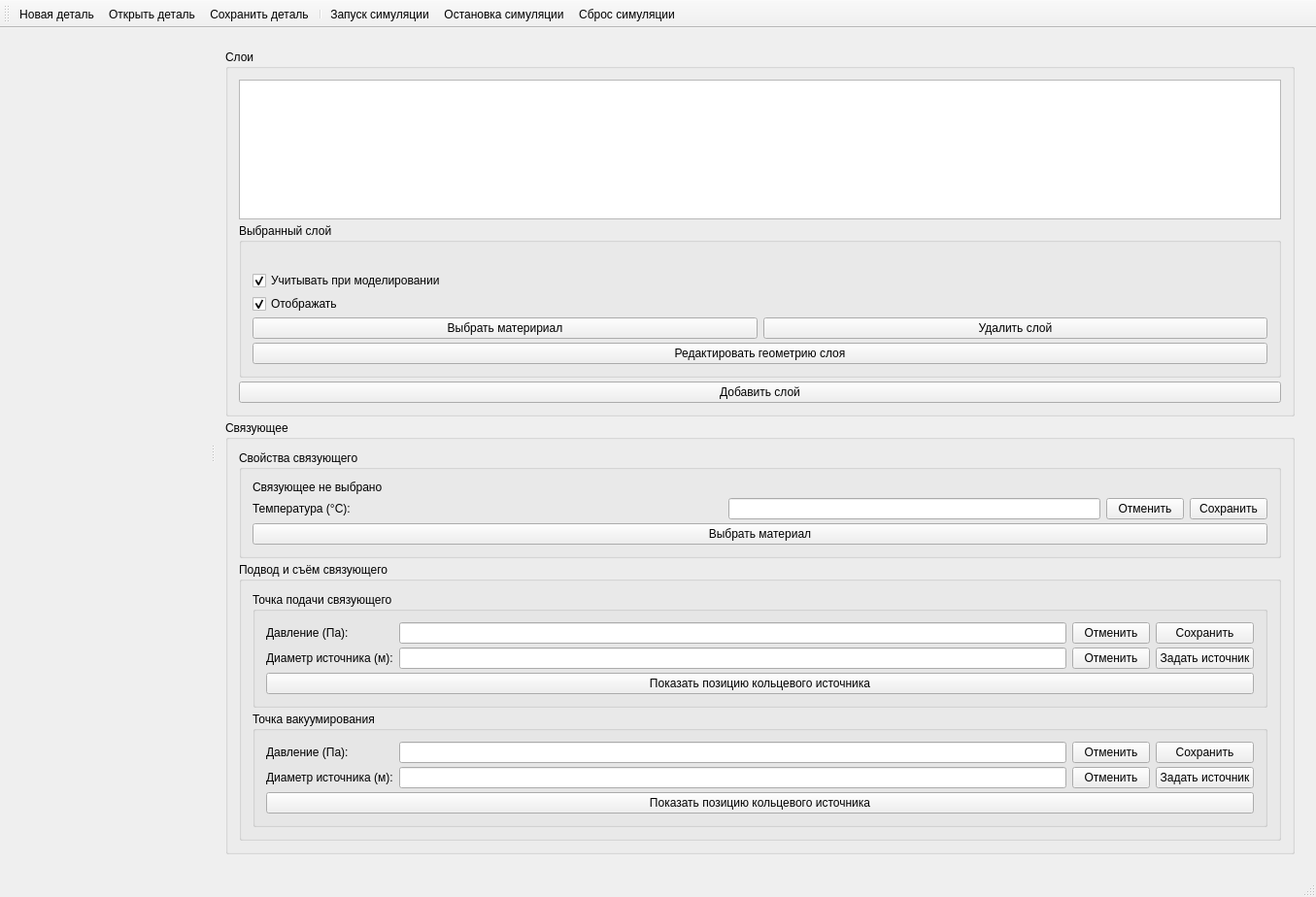
<?xml version="1.0" encoding="UTF-8"?>
<ui version="4.0">
 <class>VWindowMain</class>
 <widget class="QMainWindow" name="VWindowMain">
  <property name="geometry">
   <rect>
    <x>0</x>
    <y>0</y>
    <width>1355</width>
    <height>924</height>
   </rect>
  </property>
  <property name="windowTitle">
   <string>VARI</string>
  </property>
  <widget class="QWidget" name="centralWidget">
   <layout class="QVBoxLayout" name="verticalLayout">
    <item>
     <widget class="QSplitter" name="splitter">
      <property name="orientation">
       <enum>Qt::Horizontal</enum>
      </property>
      <widget class="QWidget" name="viewerWidget" native="true"/>
      <widget class="QWidget" name="controlWidget" native="true">
       <property name="sizePolicy">
        <sizepolicy hsizetype="Expanding" vsizetype="Preferred">
         <horstretch>0</horstretch>
         <verstretch>0</verstretch>
        </sizepolicy>
       </property>
       <property name="minimumSize">
        <size>
         <width>560</width>
         <height>0</height>
        </size>
       </property>
       <layout class="QVBoxLayout" name="verticalLayout_2">
        <property name="spacing">
         <number>4</number>
        </property>
        <item>
         <widget class="QGroupBox" name="layersBox">
          <property name="title">
           <string>Слои</string>
          </property>
          <layout class="QVBoxLayout" name="verticalLayout_5">
           <property name="spacing">
            <number>4</number>
           </property>
           <item>
            <widget class="QListWidget" name="layersListWidget">
             <property name="sizePolicy">
              <sizepolicy hsizetype="Expanding" vsizetype="Minimum">
               <horstretch>0</horstretch>
               <verstretch>0</verstretch>
              </sizepolicy>
             </property>
             <property name="minimumSize">
              <size>
               <width>0</width>
               <height>60</height>
              </size>
             </property>
             <property name="baseSize">
              <size>
               <width>0</width>
               <height>20</height>
              </size>
             </property>
             <property name="selectionBehavior">
              <enum>QAbstractItemView::SelectRows</enum>
             </property>
            </widget>
           </item>
           <item>
            <widget class="QGroupBox" name="layerParamBox">
             <property name="title">
              <string>Выбранный слой</string>
             </property>
             <layout class="QVBoxLayout" name="verticalLayout_4">
              <property name="spacing">
               <number>4</number>
              </property>
              <item>
               <widget class="QLabel" name="layerInfoLabel"/>
              </item>
              <item>
               <widget class="QCheckBox" name="layerEnableCheckBox">
                <property name="text">
                 <string>Учитывать при моделировании</string>
                </property>
                <property name="checked">
                 <bool>true</bool>
                </property>
               </widget>
              </item>
              <item>
               <widget class="QCheckBox" name="layerVisibleCheckBox">
                <property name="text">
                 <string>Отображать</string>
                </property>
                <property name="checked">
                 <bool>true</bool>
                </property>
               </widget>
              </item>
              <item>
               <layout class="QHBoxLayout" name="layerControlLayout">
                <item>
                 <widget class="QPushButton" name="selectMaterialClothButton">
                  <property name="text">
                   <string>Выбрать материриал</string>
                  </property>
                 </widget>
                </item>
                <item>
                 <widget class="QPushButton" name="layerRemoveButton">
                  <property name="text">
                   <string>Удалить слой</string>
                  </property>
                 </widget>
                </item>
               </layout>
              </item>
              <item>
               <widget class="QPushButton" name="layerEditButton">
                <property name="text">
                 <string>Редактировать геометрию слоя</string>
                </property>
               </widget>
              </item>
             </layout>
            </widget>
           </item>
           <item>
            <widget class="QPushButton" name="addLayerButton">
             <property name="text">
              <string>Добавить слой</string>
             </property>
            </widget>
           </item>
          </layout>
         </widget>
        </item>
        <item>
         <widget class="QGroupBox" name="resinBox">
          <property name="title">
           <string>Связующее</string>
          </property>
          <layout class="QVBoxLayout" name="verticalLayout_3">
           <property name="spacing">
            <number>4</number>
           </property>
           <item>
            <widget class="QGroupBox" name="resinConfigBox">
             <property name="title">
              <string>Свойства связующего</string>
             </property>
             <layout class="QVBoxLayout" name="verticalLayout_7">
              <property name="spacing">
               <number>4</number>
              </property>
              <item>
               <widget class="QLabel" name="resinInfoLabel">
                <property name="text">
                 <string>Связующее не выбрано</string>
                </property>
               </widget>
              </item>
              <item>
               <layout class="QHBoxLayout" name="temeratureLayout">
                <item>
                 <widget class="QLabel" name="temperatureLabel">
                  <property name="text">
                   <string>&lt;html&gt;&lt;head/&gt;&lt;body&gt;&lt;p&gt;Температура (°C):&lt;/p&gt;&lt;/body&gt;&lt;/html&gt;</string>
                  </property>
                 </widget>
                </item>
                <item>
                 <spacer name="horizontalSpacer">
                  <property name="orientation">
                   <enum>Qt::Horizontal</enum>
                  </property>
                  <property name="sizeHint" stdset="0">
                   <size>
                    <width>40</width>
                    <height>20</height>
                   </size>
                  </property>
                 </spacer>
                </item>
                <item>
                 <widget class="QLineEdit" name="temperatureEdit">
                  <property name="inputMethodHints">
                   <set>Qt::ImhFormattedNumbersOnly</set>
                  </property>
                 </widget>
                </item>
                <item>
                 <widget class="QPushButton" name="resetTemperatureButton">
                  <property name="text">
                   <string>Отменить</string>
                  </property>
                 </widget>
                </item>
                <item>
                 <widget class="QPushButton" name="saveTemperatureButton">
                  <property name="text">
                   <string>Сохранить</string>
                  </property>
                 </widget>
                </item>
               </layout>
              </item>
              <item>
               <widget class="QPushButton" name="selectMaterialResinButton">
                <property name="text">
                 <string>Выбрать материал</string>
                </property>
               </widget>
              </item>
             </layout>
            </widget>
           </item>
           <item>
            <widget class="QGroupBox" name="resinInOutBox">
             <property name="title">
              <string>Подвод и съём связующего  </string>
             </property>
             <layout class="QVBoxLayout" name="verticalLayout_6">
              <property name="spacing">
               <number>4</number>
              </property>
              <item>
               <widget class="QGroupBox" name="resinInjectonBox">
                <property name="title">
                 <string>Точка подачи связующего</string>
                </property>
                <layout class="QVBoxLayout" name="verticalLayout_8">
                 <property name="spacing">
                  <number>4</number>
                 </property>
                 <item>
                  <layout class="QGridLayout" name="injectionLayout">
                   <property name="verticalSpacing">
                    <number>4</number>
                   </property>
                   <item row="1" column="1">
                    <widget class="QLineEdit" name="injectionDiameterEdit">
                     <property name="sizePolicy">
                      <sizepolicy hsizetype="MinimumExpanding" vsizetype="Fixed">
                       <horstretch>0</horstretch>
                       <verstretch>0</verstretch>
                      </sizepolicy>
                     </property>
                     <property name="minimumSize">
                      <size>
                       <width>40</width>
                       <height>0</height>
                      </size>
                     </property>
                     <property name="inputMethodHints">
                      <set>Qt::ImhFormattedNumbersOnly</set>
                     </property>
                    </widget>
                   </item>
                   <item row="1" column="3">
                    <widget class="QPushButton" name="injectionPlaceButton">
                     <property name="text">
                      <string>Задать источник</string>
                     </property>
                     <property name="checkable">
                      <bool>true</bool>
                     </property>
                    </widget>
                   </item>
                   <item row="0" column="1">
                    <widget class="QLineEdit" name="injectionPressureEdit">
                     <property name="sizePolicy">
                      <sizepolicy hsizetype="MinimumExpanding" vsizetype="Fixed">
                       <horstretch>0</horstretch>
                       <verstretch>0</verstretch>
                      </sizepolicy>
                     </property>
                     <property name="minimumSize">
                      <size>
                       <width>40</width>
                       <height>0</height>
                      </size>
                     </property>
                     <property name="inputMethodHints">
                      <set>Qt::ImhFormattedNumbersOnly</set>
                     </property>
                    </widget>
                   </item>
                   <item row="1" column="0">
                    <widget class="QLabel" name="injectionDiameterLabel">
                     <property name="text">
                      <string>Диаметр источника (м):</string>
                     </property>
                    </widget>
                   </item>
                   <item row="0" column="0">
                    <widget class="QLabel" name="injectionPressureLabel">
                     <property name="text">
                      <string>Давление (Па):</string>
                     </property>
                    </widget>
                   </item>
                   <item row="0" column="3">
                    <widget class="QPushButton" name="saveInjectionPressureButton">
                     <property name="text">
                      <string>Сохранить</string>
                     </property>
                    </widget>
                   </item>
                   <item row="1" column="2">
                    <widget class="QPushButton" name="resetInjectionDiamterButton">
                     <property name="text">
                      <string>Отменить</string>
                     </property>
                    </widget>
                   </item>
                   <item row="0" column="2">
                    <widget class="QPushButton" name="resetInjectionPressureButton">
                     <property name="text">
                      <string>Отменить</string>
                     </property>
                    </widget>
                   </item>
                  </layout>
                 </item>
                 <item>
                  <widget class="QPushButton" name="showInjectionPlace">
                   <property name="text">
                    <string>Показать позицию кольцевого источника</string>
                   </property>
                  </widget>
                 </item>
                </layout>
               </widget>
              </item>
              <item>
               <widget class="QGroupBox" name="resinVacuumBox">
                <property name="title">
                 <string>Точка вакуумирования</string>
                </property>
                <layout class="QVBoxLayout" name="verticalLayout_9">
                 <property name="spacing">
                  <number>4</number>
                 </property>
                 <item>
                  <layout class="QGridLayout" name="vacuumLayout">
                   <property name="verticalSpacing">
                    <number>4</number>
                   </property>
                   <item row="1" column="0">
                    <widget class="QLabel" name="vacuumDiameterLabel">
                     <property name="text">
                      <string>Диаметр источника (м):</string>
                     </property>
                    </widget>
                   </item>
                   <item row="1" column="1">
                    <widget class="QLineEdit" name="vacuumDiameterEdit">
                     <property name="minimumSize">
                      <size>
                       <width>40</width>
                       <height>0</height>
                      </size>
                     </property>
                     <property name="inputMethodHints">
                      <set>Qt::ImhFormattedNumbersOnly</set>
                     </property>
                    </widget>
                   </item>
                   <item row="0" column="1">
                    <widget class="QLineEdit" name="vacuumPressureEdit">
                     <property name="minimumSize">
                      <size>
                       <width>40</width>
                       <height>0</height>
                      </size>
                     </property>
                     <property name="inputMethodHints">
                      <set>Qt::ImhFormattedNumbersOnly</set>
                     </property>
                    </widget>
                   </item>
                   <item row="0" column="0">
                    <widget class="QLabel" name="vacuumPressureLabel">
                     <property name="text">
                      <string>Давление (Па):</string>
                     </property>
                    </widget>
                   </item>
                   <item row="0" column="2">
                    <widget class="QPushButton" name="resetVacuupPressureButton">
                     <property name="text">
                      <string>Отменить</string>
                     </property>
                    </widget>
                   </item>
                   <item row="0" column="3">
                    <widget class="QPushButton" name="saveVacuumPressureButton">
                     <property name="text">
                      <string>Сохранить</string>
                     </property>
                    </widget>
                   </item>
                   <item row="1" column="2">
                    <widget class="QPushButton" name="resetVacuumDiameterButton">
                     <property name="text">
                      <string>Отменить</string>
                     </property>
                    </widget>
                   </item>
                   <item row="1" column="3">
                    <widget class="QPushButton" name="vacuumPlaceButton">
                     <property name="text">
                      <string>Задать источник</string>
                     </property>
                     <property name="checkable">
                      <bool>true</bool>
                     </property>
                    </widget>
                   </item>
                  </layout>
                 </item>
                 <item>
                  <widget class="QPushButton" name="showVacuumPlaceButton">
                   <property name="text">
                    <string>Показать позицию кольцевого источника</string>
                   </property>
                  </widget>
                 </item>
                </layout>
               </widget>
              </item>
             </layout>
            </widget>
           </item>
          </layout>
         </widget>
        </item>
        <item>
         <spacer name="verticalSpacer">
          <property name="orientation">
           <enum>Qt::Vertical</enum>
          </property>
          <property name="sizeHint" stdset="0">
           <size>
            <width>20</width>
            <height>40</height>
           </size>
          </property>
         </spacer>
        </item>
       </layout>
      </widget>
     </widget>
    </item>
   </layout>
  </widget>
  <widget class="QMenuBar" name="menuBar">
   <property name="geometry">
    <rect>
     <x>0</x>
     <y>0</y>
     <width>1355</width>
     <height>22</height>
    </rect>
   </property>
  </widget>
  <widget class="QToolBar" name="mainToolBar">
   <attribute name="toolBarArea">
    <enum>TopToolBarArea</enum>
   </attribute>
   <attribute name="toolBarBreak">
    <bool>false</bool>
   </attribute>
   <addaction name="actionNew"/>
   <addaction name="actionOpen"/>
   <addaction name="actionSave"/>
   <addaction name="separator"/>
   <addaction name="actionStart"/>
   <addaction name="actionStop"/>
   <addaction name="actionReset"/>
  </widget>
  <widget class="QStatusBar" name="statusBar"/>
  <action name="actionNew">
   <property name="icon">
    <iconset resource="resources/resources.qrc">
     <normaloff>:/img/new.png</normaloff>:/img/new.png</iconset>
   </property>
   <property name="text">
    <string>Новая деталь</string>
   </property>
  </action>
  <action name="actionOpen">
   <property name="icon">
    <iconset resource="resources/resources.qrc">
     <normaloff>:/img/open.png</normaloff>:/img/open.png</iconset>
   </property>
   <property name="text">
    <string>Открыть деталь</string>
   </property>
  </action>
  <action name="actionSave">
   <property name="icon">
    <iconset resource="resources/resources.qrc">
     <normaloff>:/img/save.png</normaloff>:/img/save.png</iconset>
   </property>
   <property name="text">
    <string>Сохранить деталь</string>
   </property>
  </action>
  <action name="actionStart">
   <property name="icon">
    <iconset resource="resources/resources.qrc">
     <normaloff>:/img/start.png</normaloff>:/img/start.png</iconset>
   </property>
   <property name="text">
    <string>Запуск симуляции</string>
   </property>
  </action>
  <action name="actionStop">
   <property name="icon">
    <iconset resource="resources/resources.qrc">
     <normaloff>:/img/stop.png</normaloff>:/img/stop.png</iconset>
   </property>
   <property name="text">
    <string>Остановка симуляции</string>
   </property>
  </action>
  <action name="actionReset">
   <property name="icon">
    <iconset resource="resources/resources.qrc">
     <normaloff>:/img/reset.png</normaloff>:/img/reset.png</iconset>
   </property>
   <property name="text">
    <string>Сброс симуляции</string>
   </property>
  </action>
 </widget>
 <layoutdefault spacing="6" margin="11"/>
 <tabstops>
  <tabstop>layersListWidget</tabstop>
  <tabstop>layerEnableCheckBox</tabstop>
  <tabstop>layerVisibleCheckBox</tabstop>
  <tabstop>selectMaterialClothButton</tabstop>
  <tabstop>layerRemoveButton</tabstop>
  <tabstop>layerEditButton</tabstop>
  <tabstop>addLayerButton</tabstop>
  <tabstop>temperatureEdit</tabstop>
  <tabstop>resetTemperatureButton</tabstop>
  <tabstop>saveTemperatureButton</tabstop>
  <tabstop>selectMaterialResinButton</tabstop>
  <tabstop>injectionPressureEdit</tabstop>
  <tabstop>resetInjectionPressureButton</tabstop>
  <tabstop>saveInjectionPressureButton</tabstop>
  <tabstop>injectionDiameterEdit</tabstop>
  <tabstop>resetInjectionDiamterButton</tabstop>
  <tabstop>injectionPlaceButton</tabstop>
  <tabstop>showInjectionPlace</tabstop>
  <tabstop>vacuumPressureEdit</tabstop>
  <tabstop>resetVacuupPressureButton</tabstop>
  <tabstop>saveVacuumPressureButton</tabstop>
  <tabstop>vacuumDiameterEdit</tabstop>
  <tabstop>resetVacuumDiameterButton</tabstop>
  <tabstop>vacuumPlaceButton</tabstop>
  <tabstop>showVacuumPlaceButton</tabstop>
 </tabstops>
 <resources>
  <include location="resources/resources.qrc"/>
 </resources>
 <connections>
  <connection>
   <sender>temperatureEdit</sender>
   <signal>returnPressed()</signal>
   <receiver>saveTemperatureButton</receiver>
   <slot>click()</slot>
   <hints>
    <hint type="sourcelabel">
     <x>508</x>
     <y>693</y>
    </hint>
    <hint type="destinationlabel">
     <x>756</x>
     <y>693</y>
    </hint>
   </hints>
  </connection>
  <connection>
   <sender>injectionPressureEdit</sender>
   <signal>returnPressed()</signal>
   <receiver>saveInjectionPressureButton</receiver>
   <slot>click()</slot>
   <hints>
    <hint type="sourcelabel">
     <x>500</x>
     <y>833</y>
    </hint>
    <hint type="destinationlabel">
     <x>747</x>
     <y>833</y>
    </hint>
   </hints>
  </connection>
  <connection>
   <sender>injectionDiameterEdit</sender>
   <signal>returnPressed()</signal>
   <receiver>injectionPlaceButton</receiver>
   <slot>click()</slot>
   <hints>
    <hint type="sourcelabel">
     <x>794</x>
     <y>762</y>
    </hint>
    <hint type="destinationlabel">
     <x>1236</x>
     <y>762</y>
    </hint>
   </hints>
  </connection>
  <connection>
   <sender>vacuumPressureEdit</sender>
   <signal>returnPressed()</signal>
   <receiver>saveVacuumPressureButton</receiver>
   <slot>click()</slot>
   <hints>
    <hint type="sourcelabel">
     <x>794</x>
     <y>866</y>
    </hint>
    <hint type="destinationlabel">
     <x>1236</x>
     <y>866</y>
    </hint>
   </hints>
  </connection>
  <connection>
   <sender>vacuumDiameterEdit</sender>
   <signal>returnPressed()</signal>
   <receiver>vacuumPlaceButton</receiver>
   <slot>click()</slot>
   <hints>
    <hint type="sourcelabel">
     <x>794</x>
     <y>895</y>
    </hint>
    <hint type="destinationlabel">
     <x>1236</x>
     <y>895</y>
    </hint>
   </hints>
  </connection>
 </connections>
</ui>
